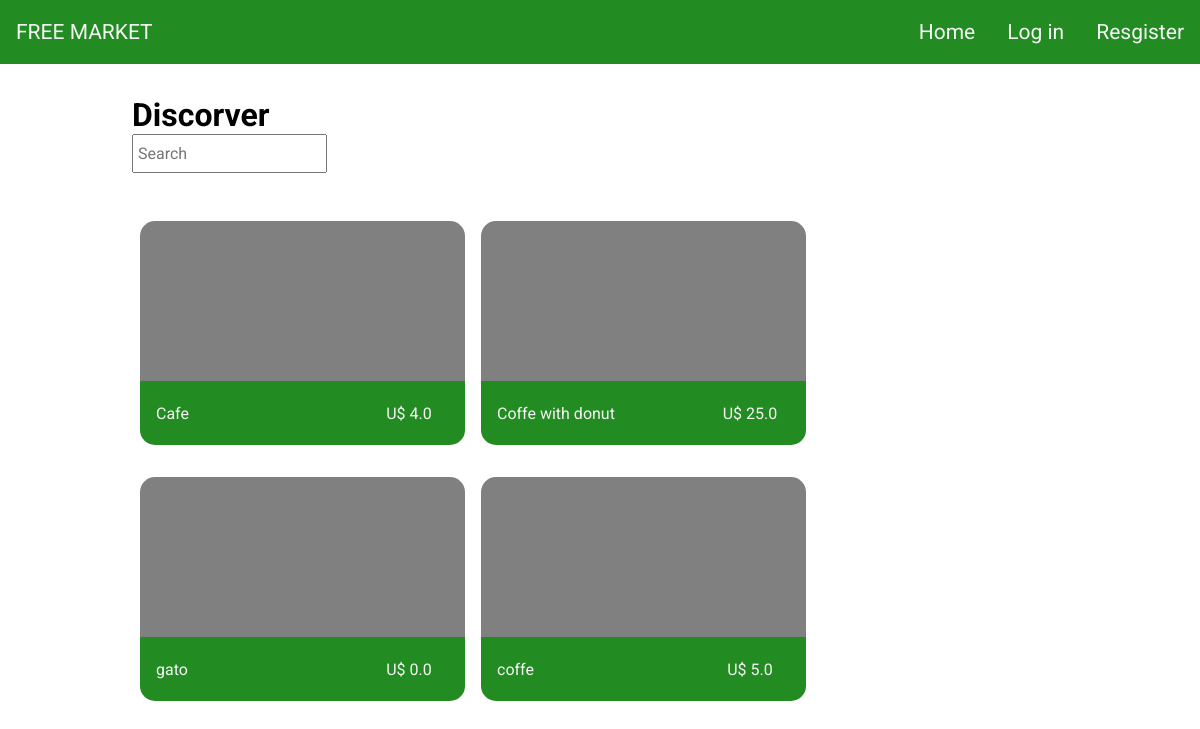
Before: / with the older database file.
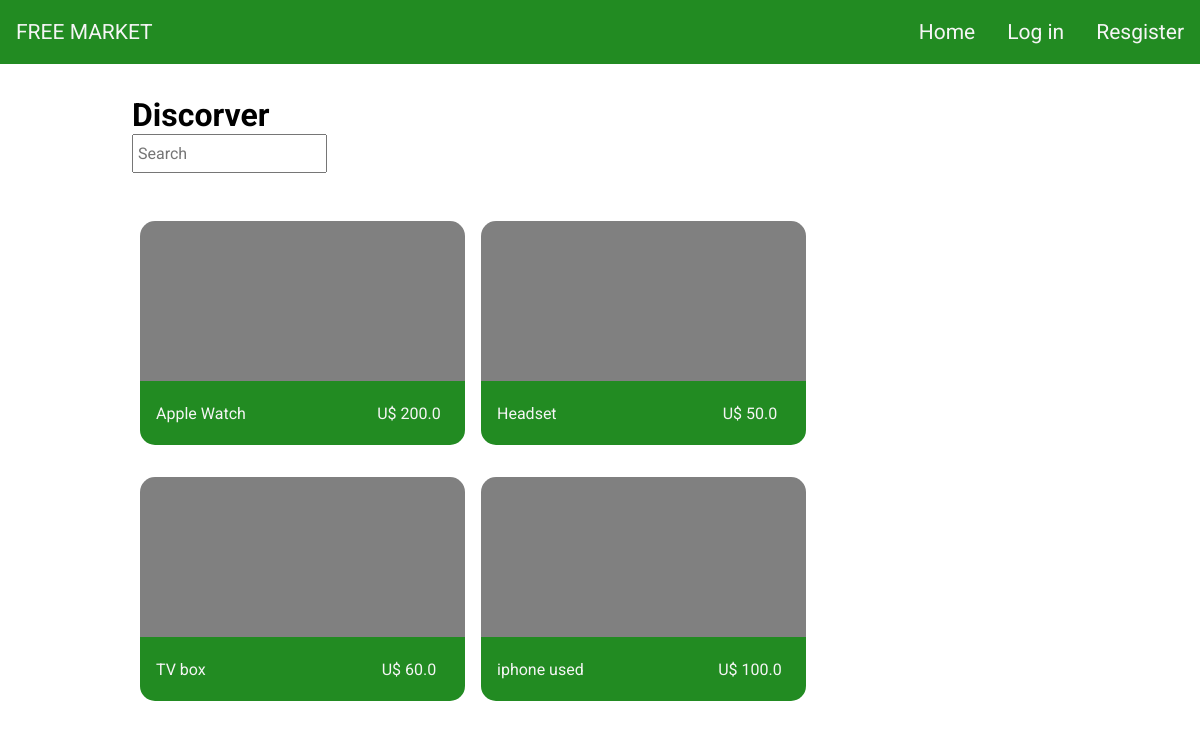
After: the same page with the newer database file.
### tables this page shows
CREATE TABLE posts (id INTEGER, extension TEXT, userId INTEGER, price REAL,title TEXT NOT NULL, description TEXT,  PRIMARY KEY(id), FOREIGN KEY(userId) REFERENCES users(id));

### application.py (the view)
@app.route("/", methods=["GET", "POST"])
def index():
    cnn = sqlite3.connect(DATABASE_NAME)
    cnn.row_factory = sqlite3.Row
    cursor = cnn.cursor()
    sql = "SELECT id, extension, title, price FROM posts"
    posts = cursor.execute(sql).fetchall()
    return render_template("/index.html", posts=posts)

### templates/index.html (shortened to what this page needs)
{% extends "layout.html" %}
{% block main %}
    <div class="container">
        <div class="home-head">
            <h1>Discorver</h1>
            <input type="text" class="search" autocomplete="off" placeholder="Search">
        </div>
        <section class="list">
            {% for post in posts %}
                <div class="post">
                    <div class="frame">
                    </div>
                    <div class="post-info">
                        <p class="title">{{post.title}}</p>
                        <p class="price">U$ {{post.price}}</p>
                    </div>
                </div>
            {% endfor %}
        </section>
    </div>
{% endblock %}

### templates/layout.html (shortened to what this page needs)
<!DOCTYPE html>
<html lang="en">
<head>
    <link rel="stylesheet" href="{{url_for('static', filename='style.css')}}">
</head>
<body>
    <nav class="navbar">
        <a class="brand-title" href="/">FREE MARKET</a>
        <ul class="options hidden">
            <li><a href="/">Home</a></li>
        {% if not session.userId %}
            <li><a href="/login">Log in</a></li>
            <li><a href="/register">Resgister</a></li>
        {% else %}
            <li><a href="/post">My-posts</a></li>
            <li><a href="/account">Account</a></li>
            <li><a href="/logout">Logout</a></li>
        {% endif %}
        </ul>
    </nav>
    <main>
        {% block main %}{% endblock %}
    </main>
</body>
</html>

### static/style.css (style rules this page uses)
*, body { margin: 0; padding: 0; font-family: "Roboto",'Courier New', Courier, monospace; }
.navbar { display: flex; justify-content: space-between; width: 100%; align-items: center; background-color: forestgreen; font-size: 21px; line-height: 0; margin-bottom: 2rem; }
.navbar a { color: whitesmoke; text-decoration: none; padding: 2rem 1rem; display: block; }
.options { display: flex; list-style: none; margin: 0; padding: 0; }
.navbar li { background-color: forestgreen; }
.search { padding: 0.5rem 0.25rem; font-size: 1rem; }
.home-head { margin: 2rem 0; }
.container { width: 78%; margin: 0 auto; align-items: center; }
.list { display: flex; flex-wrap: wrap; flex: repeat(1fr, 3); }
.post { width: 325px; display: flex; flex-direction: column; margin: 1rem 0.5rem; transition: 150ms ease-in; }
.frame { display: flex; background-color: gray; justify-content: space-around; height: 160px; border-radius: 15px 15px 0 0; }
.post-info { display: flex; justify-content: space-between; background-color: forestgreen; color: #f5f5f5; border-radius: 0 0 15px 15px ; height: 4rem; align-items: center; padding: 0 1rem; }
.price { width: 5rem; text-align: center; }
.hidden { display: none; }
@media (min-width: 600px) { .options { display: flex; } }

Changed rows visible on the page:
removed posts: title "Cafe", price "4.0"
removed posts: title "Coffe with donut", price "25.0"
removed posts: title "gato", price "0.0"
removed posts: title "coffe", price "5.0"
added posts: title "Apple Watch", price "200.0"
added posts: title "Headset", price "50.0"
added posts: title "TV box", price "60.0"
added posts: title "iphone used", price "100.0"
